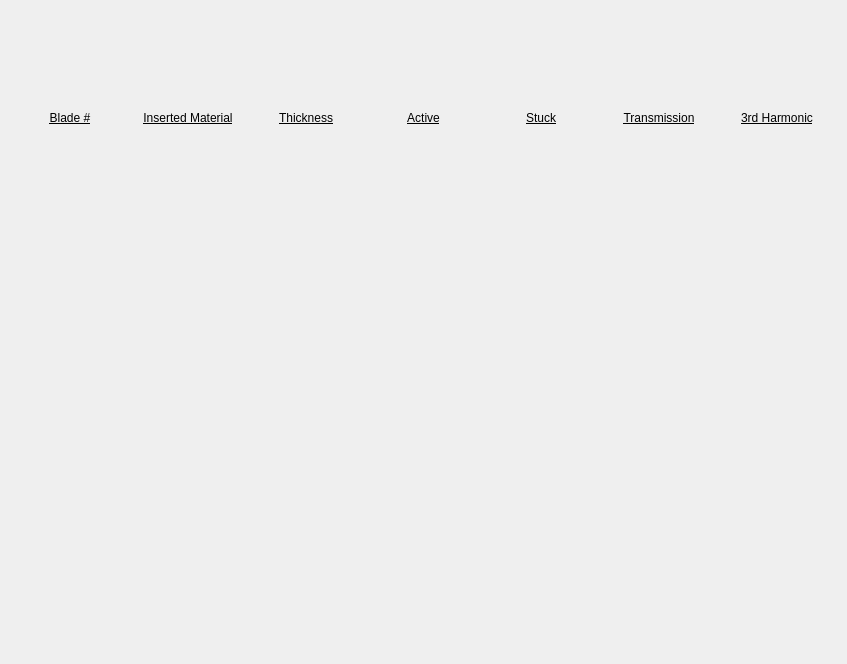
<?xml version="1.0" encoding="UTF-8"?>
<ui version="4.0">
 <class>Form</class>
 <widget class="QWidget" name="Form">
  <property name="geometry">
   <rect>
    <x>0</x>
    <y>0</y>
    <width>847</width>
    <height>664</height>
   </rect>
  </property>
  <property name="windowTitle">
   <string>Form</string>
  </property>
  <layout class="QVBoxLayout" name="verticalLayout" stretch="0,0,0">
   <property name="spacing">
    <number>0</number>
   </property>
   <item>
    <layout class="QHBoxLayout" name="horizontalLayout">
     <item>
      <widget class="QLabel" name="label">
       <property name="font">
        <font>
         <underline>true</underline>
        </font>
       </property>
       <property name="text">
        <string>Blade #</string>
       </property>
       <property name="alignment">
        <set>Qt::AlignCenter</set>
       </property>
      </widget>
     </item>
     <item>
      <widget class="QLabel" name="label_2">
       <property name="font">
        <font>
         <underline>true</underline>
        </font>
       </property>
       <property name="text">
        <string>Inserted Material</string>
       </property>
       <property name="alignment">
        <set>Qt::AlignCenter</set>
       </property>
      </widget>
     </item>
     <item>
      <widget class="QLabel" name="label_3">
       <property name="font">
        <font>
         <underline>true</underline>
        </font>
       </property>
       <property name="text">
        <string>Thickness</string>
       </property>
       <property name="alignment">
        <set>Qt::AlignCenter</set>
       </property>
      </widget>
     </item>
     <item>
      <widget class="QLabel" name="label_8">
       <property name="font">
        <font>
         <underline>true</underline>
        </font>
       </property>
       <property name="toolTip">
        <string>Active: blade (or specific filter) should be included in calculations.</string>
       </property>
       <property name="text">
        <string>Active</string>
       </property>
       <property name="alignment">
        <set>Qt::AlignCenter</set>
       </property>
      </widget>
     </item>
     <item>
      <widget class="QLabel" name="label_4">
       <property name="font">
        <font>
         <underline>true</underline>
        </font>
       </property>
       <property name="toolTip">
        <string>Stuck: filters marked as stuck in a certain position will be forced to that state and included in calculations (if active)</string>
       </property>
       <property name="text">
        <string>Stuck</string>
       </property>
       <property name="alignment">
        <set>Qt::AlignCenter</set>
       </property>
      </widget>
     </item>
     <item>
      <widget class="QLabel" name="label_5">
       <property name="font">
        <font>
         <underline>true</underline>
        </font>
       </property>
       <property name="text">
        <string>Transmission</string>
       </property>
       <property name="alignment">
        <set>Qt::AlignCenter</set>
       </property>
      </widget>
     </item>
     <item>
      <widget class="QLabel" name="label_6">
       <property name="font">
        <font>
         <underline>true</underline>
        </font>
       </property>
       <property name="text">
        <string>3rd Harmonic</string>
       </property>
       <property name="alignment">
        <set>Qt::AlignCenter</set>
       </property>
      </widget>
     </item>
    </layout>
   </item>
   <item>
    <widget class="PyDMEmbeddedDisplay" name="PyDMEmbeddedDisplay">
     <property name="toolTip">
      <string/>
     </property>
     <property name="lineWidth">
      <number>0</number>
     </property>
     <property name="macros" stdset="0">
      <string>{&quot;FILTER&quot;:&quot;01&quot;}</string>
     </property>
     <property name="filename" stdset="0">
      <string>AttenuatorCalculatorSXR_Blade.embedded.ui</string>
     </property>
    </widget>
   </item>
   <item>
    <widget class="PyDMEmbeddedDisplay" name="PyDMEmbeddedDisplay_2">
     <property name="toolTip">
      <string/>
     </property>
     <property name="lineWidth">
      <number>0</number>
     </property>
     <property name="macros" stdset="0">
      <string>{&quot;FILTER&quot;:&quot;02&quot;}</string>
     </property>
     <property name="filename" stdset="0">
      <string>AttenuatorCalculatorSXR_Blade.embedded.ui</string>
     </property>
    </widget>
   </item>
  </layout>
 </widget>
 <customwidgets>
  <customwidget>
   <class>PyDMEmbeddedDisplay</class>
   <extends>QFrame</extends>
   <header>pydm.widgets.embedded_display</header>
  </customwidget>
 </customwidgets>
 <resources/>
 <connections/>
</ui>
